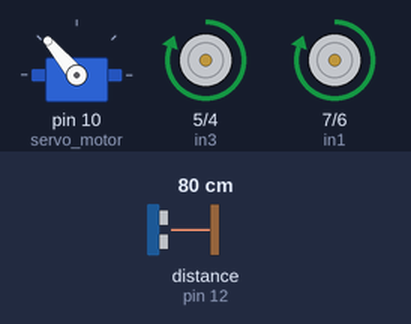
Recording of a sketch running on a simulated Arduino Uno, built with avr-gcc and run on an emulated ATmega328P. Shown: servo, motor-driver pin pairs drawn as motors (green arrow = first pin HIGH = forward, orange = second pin HIGH = backward, longer = more drive). Inputs (shaded band) come from the test bench; at power-on: distance to the obstacle (sensor on pin 12) 80 cm. The echo pulse lasts 58.3 µs per cm.

Above: at 3.9 s.
4.0 s: distance to the obstacle (sensor on pin 12) set to 39 cm
5.5 s: distance to the obstacle (sensor on pin 12) set to 31 cm
At 7.1 s:
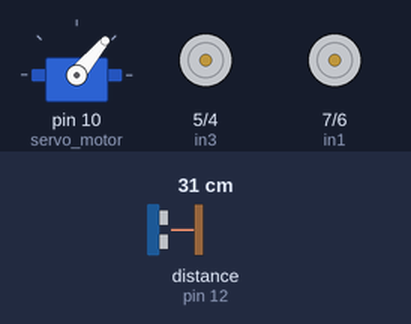
8.5 s: distance to the obstacle (sensor on pin 12) set to 60 cm
At 9.5 s:
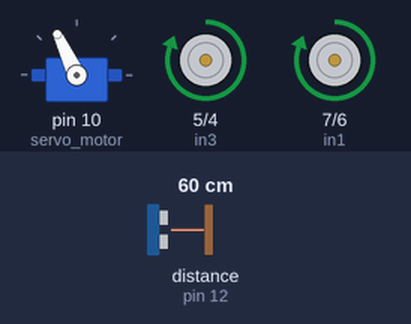
10.6 s: distance to the obstacle (sensor on pin 12) set to 2 cm
At 13.0 s:
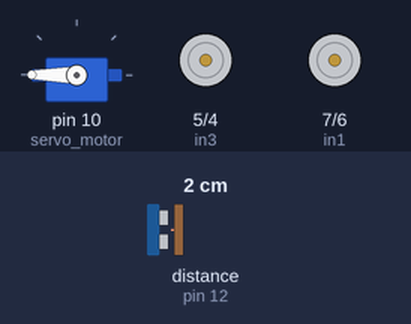
13.6 s: distance to the obstacle (sensor on pin 12) set to 120 cm
At 13.9 s:
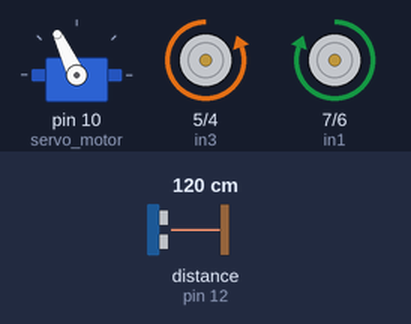
15.7 s: distance to the obstacle (sensor on pin 12) set to 4 cm
At 16.25 s:
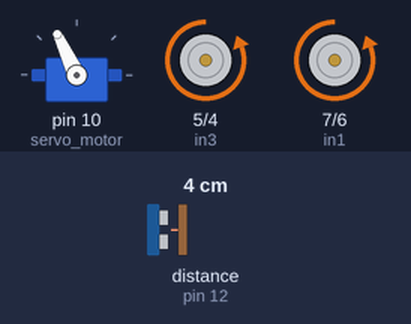
Timing chart, 0 to 19.7 s (numbered marks = the images above; inputs shaded):
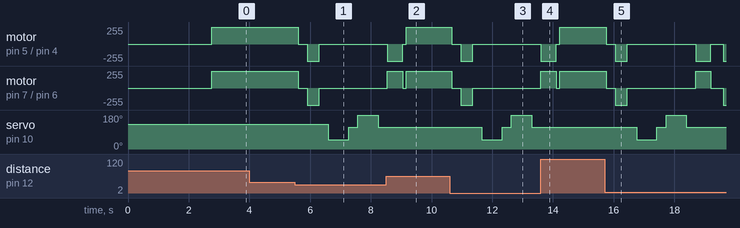

Measured:
- the behaviour switches between 36 and 35 cm on distance to the obstacle (sensor on pin 12) (found by bisection; images 0 and 1)
- after the input at 4.0 s, every drawn part: stays the same
- after the input at 5.5 s, motor on pin 5 (in3) / pin 4 (in4), motor on pin 7 (in1) / pin 6 (in2): forward 255/255 → stopped after 0.10 s, → backward 255/255 0.30 s later, → stopped 0.40 s later; servo on pin 10 (servo_motor): 130° → 50° after 1.1 s, → 115° 0.67 s later, → 180° 0.30 s later, → 115° 0.67 s later
- after the input at 8.5 s, servo on pin 10 (servo_motor): stays 115° (without the input it goes to 50° after 1.7 s)
- after the input at 10.6 s, motor on pin 5 (in3) / pin 4 (in4), motor on pin 7 (in1) / pin 6 (in2): forward 255/255 → stopped after 0.06 s, → backward 255/255 0.30 s later, → stopped 0.40 s later; servo on pin 10 (servo_motor): 115° → 50° after 1.1 s, → 115° 0.67 s later, → 180° 0.30 s later, → 115° 0.67 s later
- after the input at 13.6 s, servo on pin 10 (servo_motor): stays 115° (without the input it goes to 50° after 1.6 s)

The sketch:

01_Robot_Obstacle_Avoiding.ino
```cpp
// Projek Robot Ostacle Avoiding
// By mirzaam_
// With Module L298N

#include <Servo.h>          //Servo motor library. This is standard library
#include <NewPing.h>        //Ultrasonic sensor function library. You must install this library

//our L298N control pins
const int in1 = 7;
const int in2 = 6;
const int in3 = 5;
const int in4 = 4;

//sensor pins
#define trig_pin 11 // input 1
#define echo_pin 12 // input 2
#define maximum_distance 200

bool goesForward = false;
int distance = 100;

NewPing sonar(trig_pin, echo_pin, maximum_distance); //sensor function
Servo servo_motor; //our servo name


void setup(){

  pinMode(in3, OUTPUT);
  pinMode(in1, OUTPUT);
  pinMode(in2, OUTPUT);
  pinMode(in4, OUTPUT);

  servo_motor.attach(10); //our servo pin

  servo_motor.write(130);
  delay(2000);
  distance = readPing();
  delay(100);
  distance = readPing();
  delay(100);
  distance = readPing();
  delay(100);
  distance = readPing();
  delay(100);
}

void loop(){

  int distanceRight = 0;
  int distanceLeft = 0;
  delay(50);

  if (distance <= 35){
    moveStop();
    delay(300);
    moveBackward();
    delay(400);
    moveStop();
    delay(300);
    distanceRight = lookRight();
    delay(300);
    distanceLeft = lookLeft();
    delay(300);

    if (distance >= distanceLeft){
      turnRight();
      moveStop();
    }
    else{
      turnLeft();
      moveStop();
    }
  }
  else{
    moveForward();
  }
    distance = readPing();
}


int lookRight(){
  servo_motor.write(50);
  delay(500);
  int distance = readPing();
  delay(100);
  servo_motor.write(115);
  return distance;
}


int lookLeft(){
  servo_motor.write(180);
  delay(500);
  int distance = readPing();
  delay(100);
  servo_motor.write(115);
  return distance;
  delay(100);
}


int readPing(){
  delay(70);
  int cm = sonar.ping_cm();
  if (cm==0){
    cm=250;
  }
  return cm;
}


void moveStop(){

  digitalWrite(in3, LOW);
  digitalWrite(in1, LOW);
  digitalWrite(in4, LOW);
  digitalWrite(in2, LOW);
}


void moveForward(){
  if(!goesForward){
    goesForward=true;

    digitalWrite(in1, HIGH);
    digitalWrite(in3, HIGH);

    digitalWrite(in2, LOW);
    digitalWrite(in4, LOW);
  }
}


void moveBackward(){
  goesForward=false;

  digitalWrite(in2, HIGH);
  digitalWrite(in4, HIGH);

  digitalWrite(in1, LOW);
  digitalWrite(in3, LOW);
}


void turnRight(){
  digitalWrite(in1, HIGH);
  digitalWrite(in4, HIGH);

  digitalWrite(in2, LOW);
  digitalWrite(in3, LOW);

  delay(500);

  digitalWrite(in1, HIGH);
  digitalWrite(in3, HIGH);

  digitalWrite(in2, LOW);
  digitalWrite(in4, LOW);
}


void turnLeft(){
  digitalWrite(in2, HIGH);
  digitalWrite(in3, HIGH);

  digitalWrite(in1, LOW);
  digitalWrite(in4, LOW);

  delay(500);

  digitalWrite(in1, HIGH);
  digitalWrite(in3, HIGH);

  digitalWrite(in2, LOW);
  digitalWrite(in4, LOW);
}
```
